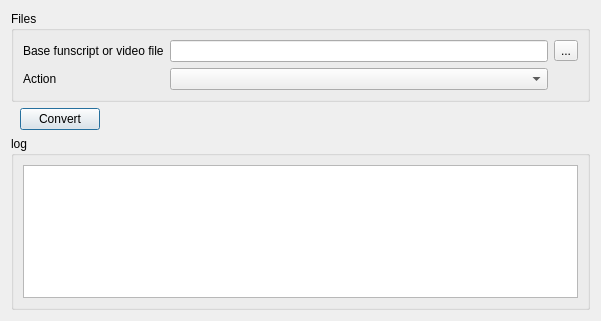
<?xml version="1.0" encoding="UTF-8"?>
<ui version="4.0">
 <class>FunscriptDecompositionDialog</class>
 <widget class="QDialog" name="FunscriptDecompositionDialog">
  <property name="geometry">
   <rect>
    <x>0</x>
    <y>0</y>
    <width>601</width>
    <height>321</height>
   </rect>
  </property>
  <property name="windowTitle">
   <string>Dialog</string>
  </property>
  <layout class="QVBoxLayout" name="verticalLayout">
   <item>
    <widget class="QGroupBox" name="groupBox">
     <property name="title">
      <string>Files</string>
     </property>
     <layout class="QGridLayout" name="gridLayout">
      <item row="0" column="1">
       <widget class="QLineEdit" name="lineEdit_funscript"/>
      </item>
      <item row="0" column="0">
       <widget class="QLabel" name="label">
        <property name="text">
         <string>Base funscript or video file</string>
        </property>
       </widget>
      </item>
      <item row="0" column="2">
       <widget class="QToolButton" name="toolButton">
        <property name="text">
         <string>...</string>
        </property>
       </widget>
      </item>
      <item row="1" column="0">
       <widget class="QLabel" name="label_2">
        <property name="text">
         <string>Action</string>
        </property>
       </widget>
      </item>
      <item row="1" column="1">
       <widget class="QComboBox" name="comboBox_action"/>
      </item>
     </layout>
    </widget>
   </item>
   <item>
    <widget class="QWidget" name="widget" native="true">
     <layout class="QFormLayout" name="formLayout">
      <property name="topMargin">
       <number>0</number>
      </property>
      <property name="rightMargin">
       <number>0</number>
      </property>
      <property name="bottomMargin">
       <number>0</number>
      </property>
      <item row="0" column="0">
       <widget class="QPushButton" name="pushButton">
        <property name="text">
         <string>Convert</string>
        </property>
       </widget>
      </item>
     </layout>
    </widget>
   </item>
   <item>
    <widget class="QGroupBox" name="groupBox_2">
     <property name="title">
      <string>log</string>
     </property>
     <layout class="QGridLayout" name="gridLayout_2">
      <item row="0" column="0">
       <widget class="QTextEdit" name="textEdit"/>
      </item>
     </layout>
    </widget>
   </item>
  </layout>
 </widget>
 <resources/>
 <connections/>
</ui>
